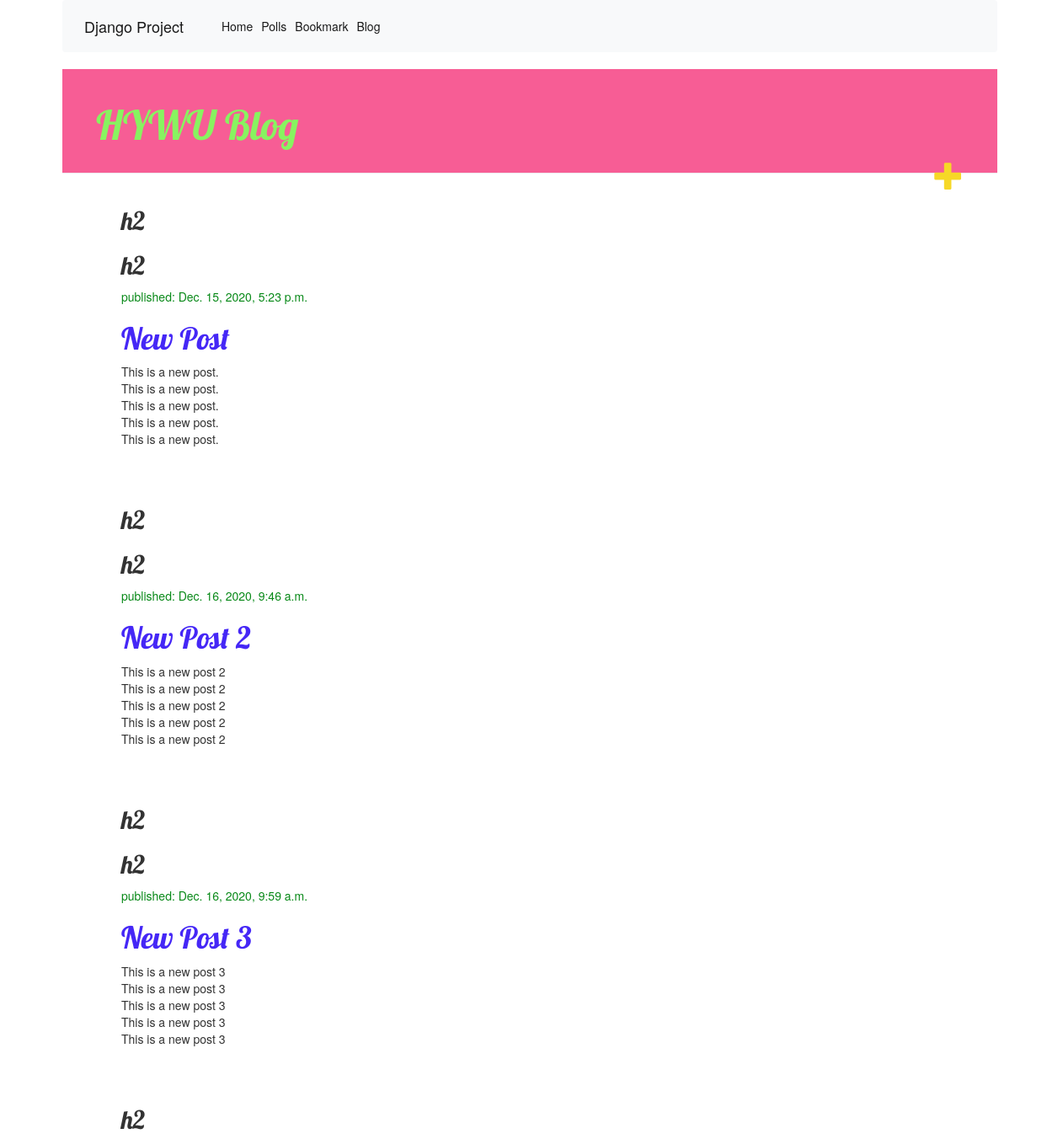
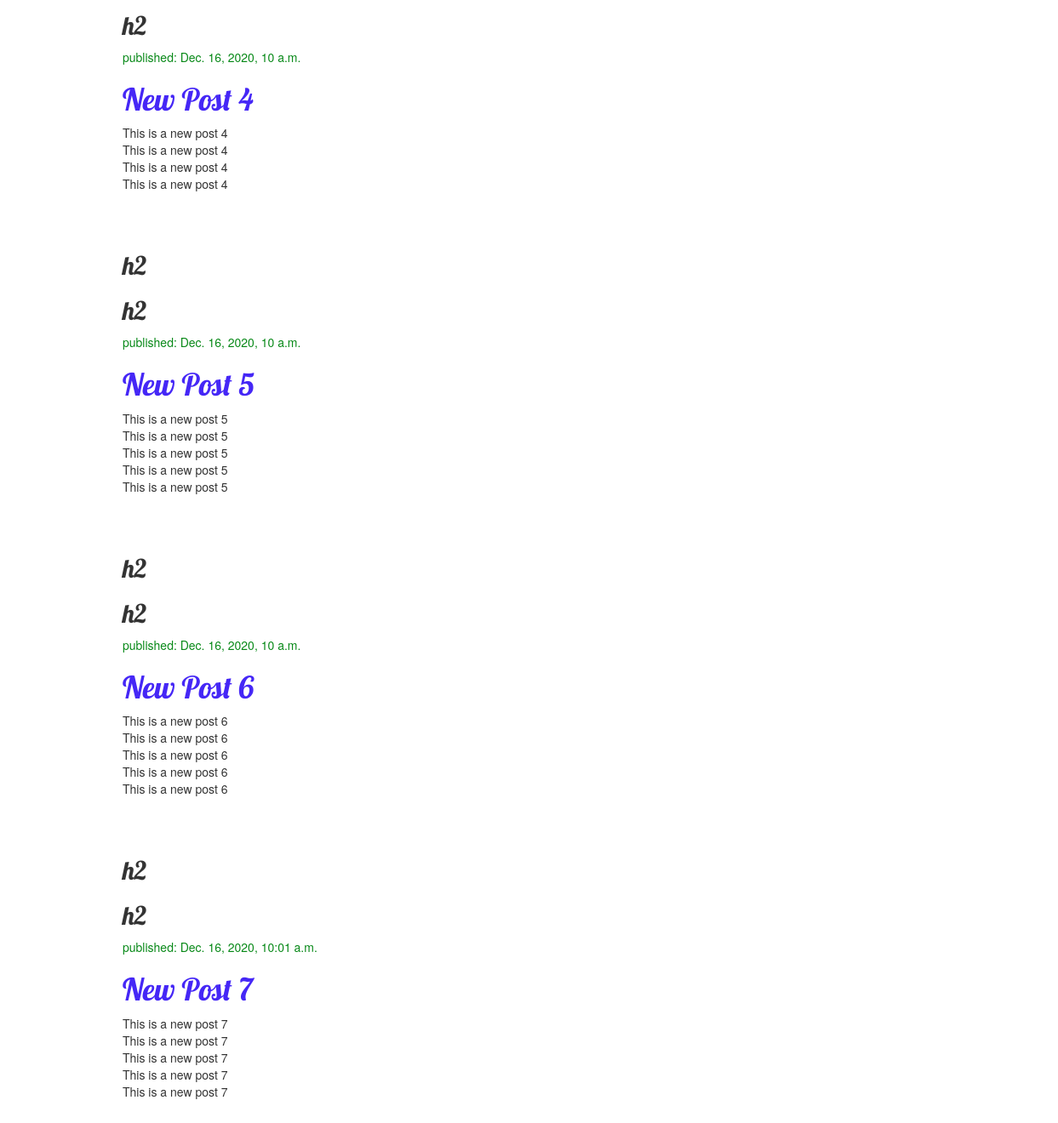
Screenshot of /blog/ with the database file from the repository (2 pictures, top to bottom).
### blog/models.py (models this page shows)
class Post(models.Model):
    author = models.ForeignKey(settings.AUTH_USER_MODEL, on_delete=models.CASCADE)
    title = models.CharField(max_length=200)
    text = models.TextField()
    created_date = models.DateTimeField(default=timezone.now)
    published_date = models.DateTimeField(blank=True, null=True)

### blog/views.py (the view)
# urls.py: path('',views.post_list, name='post_list'),
def post_list(request):
    posts = Post.objects.filter(published_date__lte=timezone.now()).order_by('published_date')
    return render(request, 'blog/post_list.html', {'posts': posts})

### blog/templates/blog/post_list.html (shortened to what this page needs)
{% extends 'blog/base.html' %}
{% block blog %}
{% for post in posts %}
<h2>h2</h2>
<div class="post">
    <h2>h2</h2>
	<div class="date">
    <p>published: {{ post.published_date }}</p>
    </div>
    <h1><a href="{% url 'blog:post_detail' pk=post.pk %}">{{ post.title }}</a></h1>
    <p>{{ post.text|linebreaksbr }}</p>
</div>
{% endfor %}
{% endblock %}

### blog/static/blog/style.css (style rules this page uses)
h1 a { color: #FCA205; font-family: 'Lobster'; }
body { padding-left: 15px; }
h1, h2, h3, h4 { font-family: 'Lobster', cursive; }
.date { color: #088918; }
.post { margin-bottom: 70px; }
.post h1 a, .post h1 a:visited { color: #4527F6; }

### rows the page displays
Post: published_date "Dec. 15, 2020, 5:23 p.m.", title "New Post", text "This is a new post. This is a new post. This is a new post. This is a new post. This is a new post."
Post: published_date "Dec. 16, 2020, 9:46 a.m.", title "New Post 2", text "This is a new post 2 This is a new post 2 This is a new post 2 This is a new post 2 This is a new post 2"
Post: published_date "Dec. 16, 2020, 9:59 a.m.", title "New Post 3", text "This is a new post 3 This is a new post 3 This is a new post 3 This is a new post 3 This is a new post 3"
Post: published_date "Dec. 16, 2020, 10 a.m.", title "New Post 4", text "This is a new post 4 This is a new post 4 This is a new post 4 This is a new post 4"
Post: published_date "Dec. 16, 2020, 10 a.m.", title "New Post 5", text "This is a new post 5 This is a new post 5 This is a new post 5 This is a new post 5 This is a new post 5"
Post: published_date "Dec. 16, 2020, 10 a.m.", title "New Post 6", text "This is a new post 6 This is a new post 6 This is a new post 6 This is a new post 6 This is a new post 6"
Post: published_date "Dec. 16, 2020, 10:01 a.m.", title "New Post 7", text "This is a new post 7 This is a new post 7 This is a new post 7 This is a new post 7 This is a new post 7"
